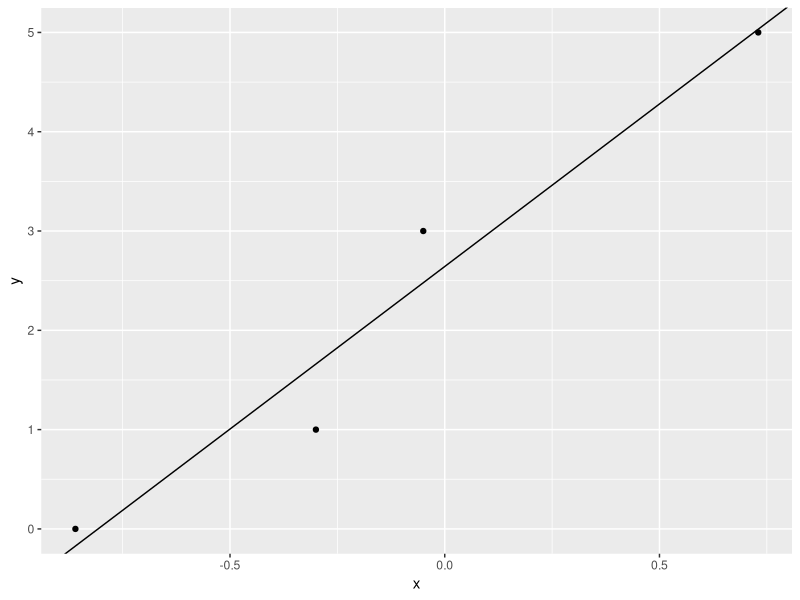

The R script that drew this image:
## ---- chunk 1
knitr::opts_chunk$set(echo = TRUE)
library(ggplot2)
library(gtools)  # inv.logit
## ---- chunk 2
x <- c(-0.86, -0.3, -0.05, 0.73)
n <- c(5, 5, 5, 5)
y <- c(0, 1, 3, 5)
df <- data.frame(x=x, n=n, y=y)
df
## ---- chunk 3
regline <- lm(y ~ x, data = df)

ggplot(df) +
  geom_point(aes(x, y)) +
  geom_abline(slope = regline$coefficients[[2]], intercept = regline$coefficients[[1]])
## ---- chunk 4
temp_alpha <-regline$coefficients[[1]]
temp_beta <- regline$coefficients[[2]]


temp_theta <- sapply(x, function(xi) gtools::inv.logit(temp_alpha, temp_beta*xi))

